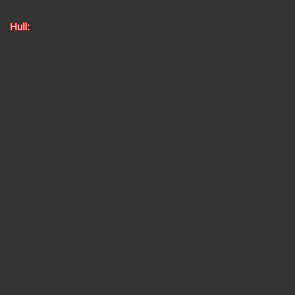
Frame 1 (no input)
Frame 60 (no input): identical to frame 1, image omitted
Frame 120 (the mouse pressed at the canvas centre since frame 60): identical to frame 1, image omitted

The p5.js sketch that drew this single still picture (run headless with seeded random() and noise() and a simulated clock; from frame 60 on, the mouse is pressed at the canvas centre):

// p5.js sketch
// ── sketch.js
var pSet;
var padding = 20;

var pointId = 0;

function setup() {
	createCanvas(255 + padding*2,255 + padding*2);
	pSet = new PointSet();


//	for (var i = 5; i >= 0; i--) {
//		pSet.add(new Point(round(random(255)), round(random(255)), 255));
//	}
//	pSet.qsort();
}

function draw() {
  	background(51);
  	pSet.show();
	var P = convexHull(pSet);

	expressPoint(P);
}

function mouseReleased(){
  	pSet.add(new Point(mouseX - padding, mouseY - padding, 255, pointId));
  	pSet.qsort();

  	pointId = pointId + 1;
  }


function expressPoint(P){
	var s = "Hull: ";

	for (var i = 0; i < P.length; i++) {
		s = s + "(P" + P[i].id + ") "
	}

	textSize(10);
	text(s, 10, 30);
	fill(0, 102, 153);
}


// ── convexAlgorithm.js
function Point(x, y, c, id) {
	this.id = id
	this.x = x + padding;
	this.y = y + padding;
	this.c = c;

	this.show = function() {
		fill(this.c);
		rect(this.x, this.y, 10, 10);
		fill(0);
		stroke(0);
		textSize(8);
		text(this.id, this.x + 3, this.y + 9);
	}
}

function PointSet(){
	this.P = []

	this.add = function(p){
		append(this.P, p);
	}

	this.qsort = function(){
		this.P.sort(this.compareTo);
	}

	this.show = function(){
		this.connect(255);
		for (var i = this.P.length - 1; i >= 0; i--) {
    		this.P[i].show();
  		}
	}

	this.connect = function(c){
		stroke(c);
		for(var i = this.P.length - 2; i>=0;i--){
			line(this.P[i].x, this.P[i].y, this.P[i+1].x, this.P[i+1].y);
		}
	}

	this.compareTo = function(a, b){
		return a.x - b.x;
	}	
}

function convexHull(Set) {

	var lower = new PointSet();
	var upper = new PointSet();

	for(var i = Set.P.length - 1; i>=0;i--){
		while(upper.P.length >= 2 && ccw(upper.P[upper.P.length - 2], upper.P[upper.P.length - 1], Set.P[i]) <= 0){
			upper.P.pop();
			//stroke('red');
			//line(Set.P[i].x, Set.P[i].y, Set.P[i+2].x, Set.P[i+2].y)
		}
		upper.add(Set.P[i]);
	}

	for (var i = 0; i < Set.P.length; i++) {
		while(lower.P.length >= 2 && ccw(lower.P[lower.P.length - 2], lower.P[lower.P.length - 1], Set.P[i]) <= 0){
			lower.P.pop();
		}
		lower.add(Set.P[i])
	}
	//reverse(lower.P)
	//reverse(upper.P)

	upper.connect('red');
	lower.connect('red');

	fill(255);

	upper.P.pop();
	lower.P.pop();

	return concat(upper.P, lower.P);

}

function ccw(p1, p2, p3) {
   return (p2.x - p1.x) * (p3.y - p1.y) - (p2.y - p1.y) * (p3.x - p1.x)
}
